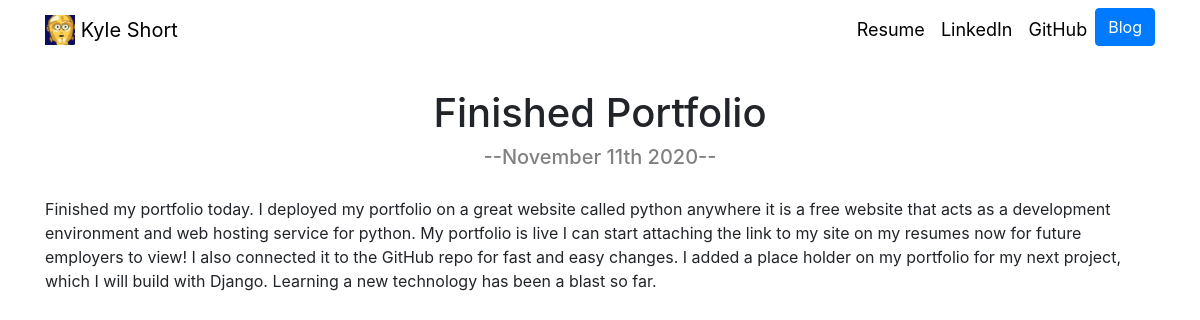
The page /blog/6/ on the database its author committed.
### blog/models.py (models this page shows)
class Blog(models.Model):
    title = models.CharField(max_length=200)
    description = models.TextField()
    date = models.DateField()

### blog/views.py (the view)
# urls.py: path('<int:blog_id>/', views.detail, name='detail'),
def detail(request, blog_id):
    blog = get_object_or_404(Blog, pk=blog_id)
    return render(request, 'blog/detail.html', {'blog':blog})

### blog/templates/blog/detail.html
{% extends 'portfolio/base.html' %}
{% block content %}
<div class="row justify-content-center" style="padding-top: 30px;">
  <h1>{{ blog.title }}</h1>
</div>
<div class="row justify-content-center" style="padding-bottom: 20px;">
  <h3 style="font-size: 20px; color: #808080">--{{ blog.date|date:'F jS Y' }}--</h3>
</div>
{{ blog.description|safe}}
{% endblock %}

### rows shown on the page
Blog: title "Finished Portfolio", date "November 11th 2020", description "Finished my portfolio today. I deployed my portfolio on a great website called python anywhere it is a free website that acts as a development environment and web hosting service for python. My portfolio is live I can start attaching the link to my site on my resumes now for future employers to view! I also connected it to the GitHub repo for fast and easy changes. I added a place holder on my portfolio for my next project, which I will build with Django. Learning a new technology has been a blast so far."
